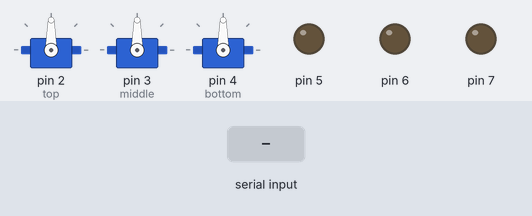
A sketch run on a simulated Arduino Uno, built with avr-gcc and run on an emulated ATmega328P. On the bench: 3 × servo, output pins drawn as LEDs (lit = HIGH). The inputs (shaded band) are chosen by the test bench.

Above: at 1.2 s.
1.3 s: "k" received over Serial
At 1.9 s:
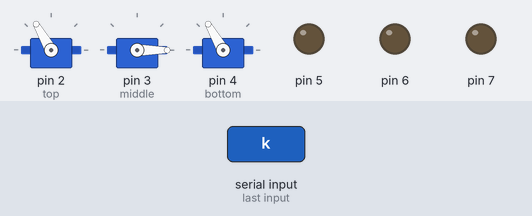
2.8 s: byte 117 ('u') received over Serial
At 4.0 s:
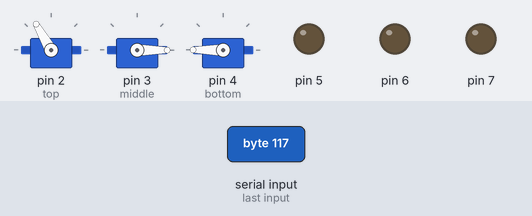
4.3 s: byte 118 ('v') received over Serial
At 5.3 s:
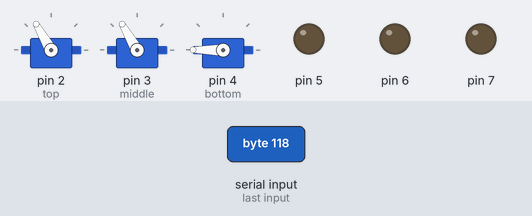
5.8 s: byte 119 ('w') received over Serial
At 6.5 s:
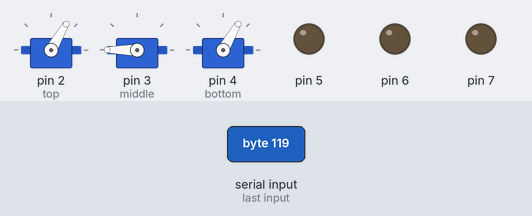
7.3 s: byte 120 ('x') received over Serial
At 7.6 s:
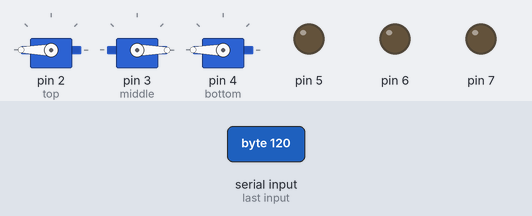
8.8 s: byte 121 ('y') received over Serial
At 10.0 s:
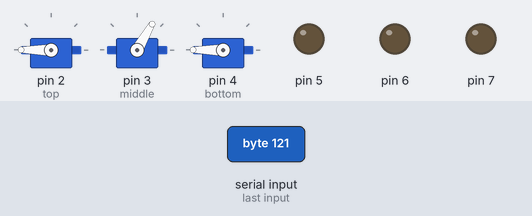
Timing chart, 0 to 11.3 s (numbered marks = the images above; inputs shaded):
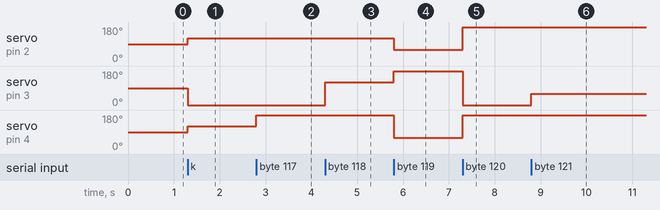

The sketch:

SerialSwitch.ino
```cpp
#include<Servo.h>

  Servo top;
  Servo middle;
  Servo bottom;


void setup() {
  Serial.begin(9600);
  pinMode(2,OUTPUT);
  pinMode(3, OUTPUT);
  pinMode(4, OUTPUT);
  pinMode(5, OUTPUT);
  pinMode(6, OUTPUT);
  pinMode(7, OUTPUT);

  int HH=180;
  int HL=120;
  int LH=60;
  int LL=0;


  top.attach(2);
  middle.attach(3);
  bottom.attach(4);

}

void loop() {

  int HH=180;
  int HL=120;
  int LH=60;
  int LL=0;

  if (Serial.available())
   {

     char ch = Serial.read();

     switch(ch){

       case ('a'):
            top.write(HL);
            middle.write(LL);
            bottom.write(LL);

            break;

        case ('b'):
            top.write(HL);
            middle.write(HL);
            bottom.write(LL);
            break;

        case ('c'):
            top.write(HH);
            middle.write(LL);
            bottom.write(LL);
            break;
        case ('d'):
            top.write(HH);
            middle.write(LH);
            bottom.write(LL);
            break;
        case ('e'):
            top.write(HL);
            middle.write(LH);
            bottom.write(LL);
            break;
        case ('f'):
            top.write(HH);
            middle.write(HL);
            bottom.write(LL);
            break;
        case ('g'):
            top.write(HH);
            middle.write(HH);
            bottom.write(LL);
            break;
        case ('h'):
            top.write(HL);
            middle.write(HH);
            bottom.write(LL);
            break;
        case ('i'):
            top.write(LH);
            middle.write(HL);
            bottom.write(LL);
            break;
        case ('j' || '0'):
            top.write(LH);
            middle.write(HH);
            bottom.write(LL);
            break;
        case 'k':
            top.write(HL);
            middle.write(LL);
            bottom.write(HL);
            break;
        case 'l':
            top.write(HL);
            middle.write(HL);
            bottom.write(HL);
            break;
        case 'm':
            top.write(HH);
            middle.write(LL);
            bottom.write(HL);
            break;
        case 'n':
            top.write(HH);
            middle.write(LH);
            bottom.write(HL);
            break;
        case 'o':
            top.write(HL);
            middle.write(LH);
            bottom.write(HL);
            break;
        case 'p':
            top.write(HH);
            middle.write(HL);
            bottom.write(HL);
            break;
        case 'q':
            top.write(HH);
            middle.write(HH);
            bottom.write(HL);
            break;
        case 'r':
            top.write(HL);
            middle.write(HH);
            bottom.write(HL);
            break;
        case 's':
            top.write(LH);
            middle.write(HL);
            bottom.write(HL);
            break;
        case 't':
            top.write(LH);
            middle.write(HH);
            bottom.write(HL);
            break;
        case 'u':
            top.write(HL);
            middle.write(LL);
            bottom.write(HH);
            break;
        case 'v':
            top.write(HL);
            middle.write(HL);
            bottom.write(HH);
            break;
        case 'w':
            top.write(LH);
            middle.write(HH);
            bottom.write(LH);
            break;
        case 'x':
            top.write(HH);
            middle.write(LL);
            bottom.write(HH);
            break;
        case 'y':
            top.write(HH);
            middle.write(LH);
            bottom.write(HH);
            break;
        case 'z':
            top.write(HL);
            middle.write(LH);
            bottom.write(HH);
            break;
        default:
            // Turn off all motors for unknown characters
            top.write(LL);
            middle.write(LL);
            bottom.write(LL);
    }
   }
  }
```

Measured:
- after the input at 1.3 s, servo on pin 2 (top), servo on pin 4 (bottom): 90° → 120° at once; servo on pin 3 (middle): 90° → 0° at once
- after the input at 2.8 s, servo on pin 4 (bottom): 120° → 180° at once
- after the input at 4.3 s, servo on pin 3 (middle): 0° → 120° at once
- after the input at 5.8 s, servo on pin 2 (top): 120° → 60° at once; servo on pin 3 (middle): 120° → 180° at once; servo on pin 4 (bottom): 180° → 60° at once
- after the input at 7.3 s, servo on pin 2 (top), servo on pin 4 (bottom): 60° → 180° at once; servo on pin 3 (middle): 180° → 0° at once
- after the input at 8.8 s, servo on pin 3 (middle): 0° → 60° at once
